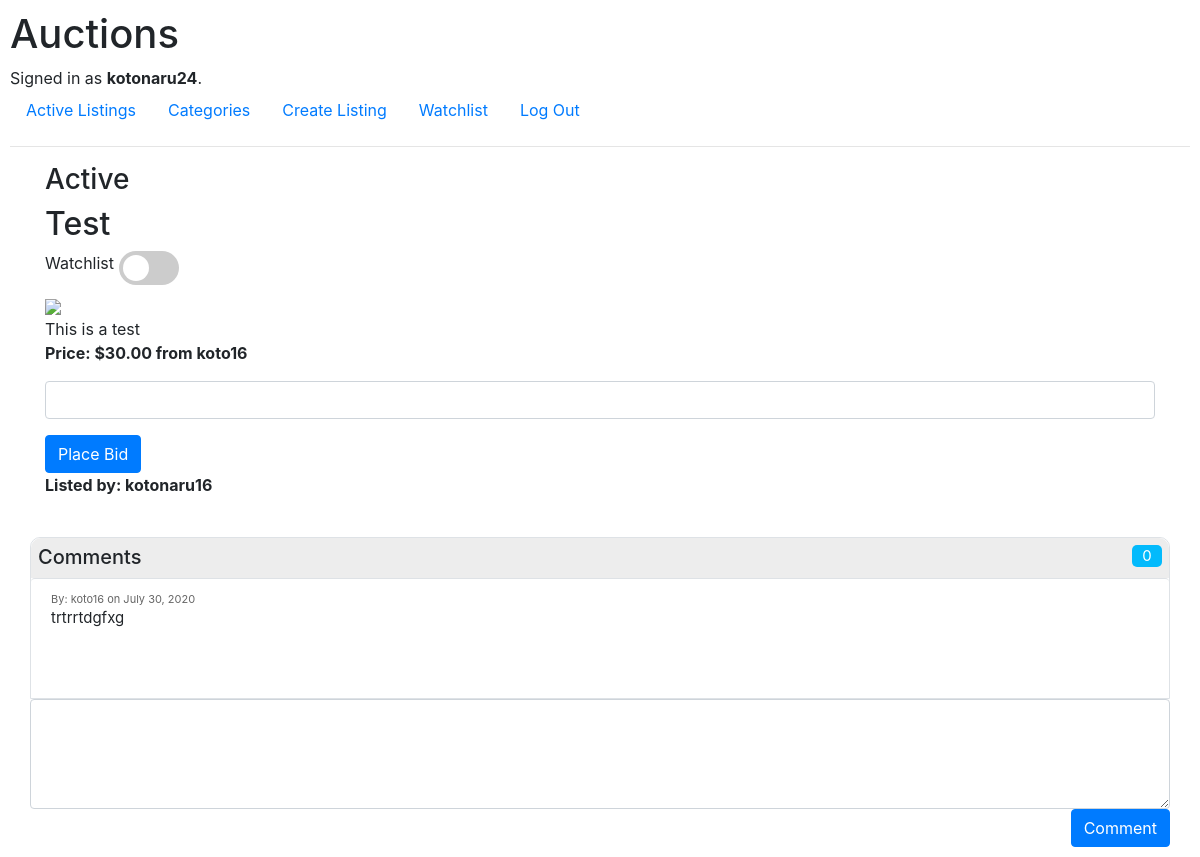
The app's page /listingpage/3 (signed in) with its own data.
### auctions/models.py (models this page shows, shortened)
class User(AbstractUser):
    pass

class Auction(models.Model):
    title = models.CharField(max_length=64)
    description = models.CharField(max_length=480)
    active = models.BooleanField(default = True)
    image =models.URLField(null = True, blank=True)
    owner = models.ForeignKey(User, on_delete=models.CASCADE, related_name="auction")
    interested = models.ManyToManyField(User, blank=True, related_name="watchlist")
    category = models.ManyToManyField(Category, blank=True, related_name="auction")
    bid = models.ForeignKey(Bid, on_delete=models.CASCADE, related_name="auction")

class Bid(models.Model):
    value = models.DecimalField(max_digits=11, decimal_places=2)
    owner = models.ForeignKey(User, on_delete=models.CASCADE, related_name="bid")
    def __str__(self):
      return f"${self.value} from {self.owner}"

class Comment(models.Model):
    message = models.CharField(max_length=64)
    date = models.DateField(auto_now_add=True)
    owner = models.ForeignKey(User, on_delete=models.CASCADE, related_name="comment")
    auction = models.ForeignKey(Auction, on_delete=models.CASCADE, related_name="comment")

### auctions/views.py (the view)
# urls.py: path("listingpage/<int:auction_key>", views.listingpage, name="listingpage"),
def listingpage(request, auction_key):
    auction = Auction.objects.get(pk=auction_key)
    comments = auction.comment.all()
    watch = request.user in auction.interested.all()
    if auction == None:
        raise Http404("Auction does not exist")
    if request.method == "POST":
        close = request.POST.get("close", False)
        if close:
            try:
                auction.active = False
                auction.save()
            except IntegrityError:
                return render(request, "auctions/listingpage.html", {
                    "auction": auction,
                    "invalid": True,
                    "watch": watch,
                    "comments": comments
                })
            return HttpResponseRedirect(request.path_info)
        comment = request.POST.get("comment", None)
        if comment != None:
            try:
                c = Comment(message = comment, owner = request.user, auction = auction)
                c.save()
            except IntegrityError:
                return render(request, "auctions/listingpage.html", {
                    "auction": auction,
                    "invalid": True,
                    "watch": watch
                })
            return HttpResponseRedirect(request.path_info)
        send = request.POST.get("send", False)
        watchlist = request.POST.get("watchlist", False)
        if send:
            if watchlist:
                print("add")
                auction.interested.add(request.user)
            else:
                print("removed")
                auction.interested.remove(request.user)
            return HttpResponseRedirect(request.path_info)
        else:
            bid = float(request.POST["bid"])
            if bid <= auction.bid.value:
                return render(request, "auctions/listingpage.html", {
                    "auction": auction,
                    "invalid": True,
                    "watch": watch
                })
            try:
                b = Bid(value = bid, owner = request.user)
                b.save()
                auction.bid = b
                auction.save()
            except IntegrityError:
                return render(request, "auctions/listingpage.html", {
                    "auction": auction,
                    "invalid": True,
                    "watch": watch
                })
            return HttpResponseRedirect(request.path_info)
    else:
        return render(request, "auctions/listingpage.html", {
            "auction": auction,
            "invalid": False,
            "watch": watch
        })

### auctions/templates/auctions/listingpage.html (shortened to what this page needs)
{% extends "auctions/layout.html" %}
{% block body %}
    <div class="container">
      {% if auction.active %}
        <h3>Active</h3>
      {% else %}
        <h3>Closed</h3>
        {% if auction.bid.owner == user %}
          <h3>You have won this auction</h3>
        {% endif %}
      {% endif %}
      <h2>{{ auction.title }}</h2>
      {% if user.is_authenticated %}
        <form action="{% url 'listingpage' auction.pk%}" method="post">{% csrf_token %}
          Watchlist
          <label class="switch">
            <span class="slider round"></span>
          </label>
        </form>
      {% endif %}
      {% if auction.image %}
        <a href=""><img src="{{ auction.image }}" height=400px width=auto ></a>
      {% else %}
        <a href=""><img src="https://www.freeiconspng.com/uploads/no-image-icon-11.PNG" height=400px width=auto></a>
      {% endif %}
      <div>{{ auction.description }}</div>
      <p class="font-weight-bold">Price: {{ auction.bid }}</p>
      {% if user.is_authenticated and auction.active %}
        {% if user == auction.owner %}
          <form action="{% url 'listingpage' auction.pk%}" method="post">{% csrf_token %}
            <input type="hidden" name="close" value=True>
            <button type="submit" class="btn btn-primary">Close Auction</button>
          </form>
        {% else %}
          <form action="{% url 'listingpage' auction.pk%}" method="post">{% csrf_token %}
            <div class="form-group">
              {% if invalid %}
                <input class="form-control currency is-invalid" type="number" name="bid" step=0.01 placeholder="" required>
                <div class="invalid-feedback">
                  Bid is smaller than current value.
                </div>
              {% else %}
                <input class="form-control currency" type="number" name="bid" step=0.01 placeholder="" required>
              {% endif %}
            </div>
            <button type="submit" class="btn btn-primary">Place Bid</button>
          </form>
        {% endif %}
      {% endif %}
      <p class="font-weight-bold">Listed by: {{ auction.owner }}</p>
      <br>
      <div class="row">
        <div class="col-12 p-0 border" id="panel-default">
            <div class="panel-heading">
                <h3 class="panel-title">
                    Comments</h3>
                <span class="label label-info d-flex justify-content-center">
                    {{ comments|length }}</span>
            </div>
            <div class="panel-body">
                <ul class="list-group">
                  {% for comment in auction.comment.all %}
                    <li class="list-group-item border-top">
                        <div class="row">
                            <div class="col-12">
                                <div>
                                    <div class="mic-info">
                                        By: {{ comment.owner }} on {{ comment.date }}
                                    </div>
                                </div>
                                <div class="comment-text">
                                    {{ comment.message }}
                                </div>
                            </div>
                        </div>
                    </li>
                    {% endfor %}
                </ul>
            </div>
        </div>
        <div class="col-12 p-0">
          <form action="{% url 'listingpage' auction.pk %}" method="post">{% csrf_token %}
            <textarea maxlength="480" rows="4" class="form-control" id="comment" name="comment" placeholder="" required></textarea>
            <button type="submit" class="btn btn-primary float-right">Comment</button>
          </form>
        </div>
    </div>
    </div>
{% endblock %}

### auctions/templates/auctions/layout.html (shortened to what this page needs)
{% load static %}
<!DOCTYPE html>
<html lang="en">
    <head>
        <link rel="stylesheet" href="https://stackpath.bootstrapcdn.com/bootstrap/4.4.1/css/bootstrap.min.css">
        <link href="{% static 'auctions/styles.css' %}" rel="stylesheet">
    </head>
    <body>
        <h1>Auctions</h1>
        <div>
            {% if user.is_authenticated %}
                Signed in as <strong>{{ user.username }}</strong>.
            {% else %}
                Not signed in.
            {% endif %}
        </div>
        <ul class="nav">
            <li class="nav-item">
                <a class="nav-link" href="{% url 'index' %}">Active Listings</a>
            </li>
            <li class="nav-item">
                <a class="nav-link" href="{% url 'categories' %}">Categories</a>
            </li>
            {% if user.is_authenticated %}
                <li class="nav-item">
                    <a class="nav-link" href="{% url 'createlist' %}">Create Listing</a>
                </li>
                <li class="nav-item">
                    <a class="nav-link" href="{% url 'watchlist' %}">Watchlist</a>
                </li>
                <li class="nav-item">
                    <a class="nav-link" href="{% url 'logout' %}">Log Out</a>
                </li>
            {% endif %}
        </ul>
        <hr>
        {% block body %}
        {% endblock %}
    </body>
</html>

### auctions/static/auctions/styles.css (style rules this page uses)
body { padding: 10px; }
.switch { position: relative; display: inline-block; width: 60px; height: 34px; }
.slider { position: absolute; cursor: pointer; top: 0; left: 0; right: 0; bottom: 0; background-color: #ccc; -webkit-transition: .4s; transition: .4s; }
.slider:before { position: absolute; content: ""; height: 26px; width: 26px; left: 4px; bottom: 4px; background-color: white; -webkit-transition: .4s; transition: .4s; }
.slider.round { border-radius: 34px; }
.slider.round:before { border-radius: 50%; }
.panel-heading { border-width: thin; height: 100px; background-color: LightGray; }
.panel-body { padding:0px; }
.list-group { margin-bottom: 0; }
.panel-title { display:inline }
.label-info { float: right; }
li.list-group-item { border-radius: 0;border: 0;border-top: 1px solid #ddd; }
.mic-info { color: #666666;font-size: 11px; }
.comment-text { font-size: 12px; }

### auctions/templates/auctions/listingpage.html (style rules this page uses)
.panel-heading { border-width: thin; height: 40px; background-color: #ededed; padding: 7px; border-radius: 10px 10px 0px 0px; }
.panel-title { font-size: 20px; display:inline; }
#panel-default { border-radius: 10px 10px 0px 0px; border-width: thin; }
.panel-body { padding:0px; }
.list-group-item { height: 120px; border-width: thin; }
.comment-text { font-size: 15px; line-break: auto; overflow-wrap: break-word; }
.label-info { float: right; font-size: 15px; color: White; background-color: #03bafc; width: 30px; border-radius: 5px; }

### records on screen
User: username "kotonaru24"
Auction: title "Test", description "This is a test", bid "$30.00 from koto16", owner "kotonaru16"
Comment: owner "koto16", date "July 30, 2020", message "trtrrtdgfxg"

### other values on screen
{{ comments|length }} "0"
